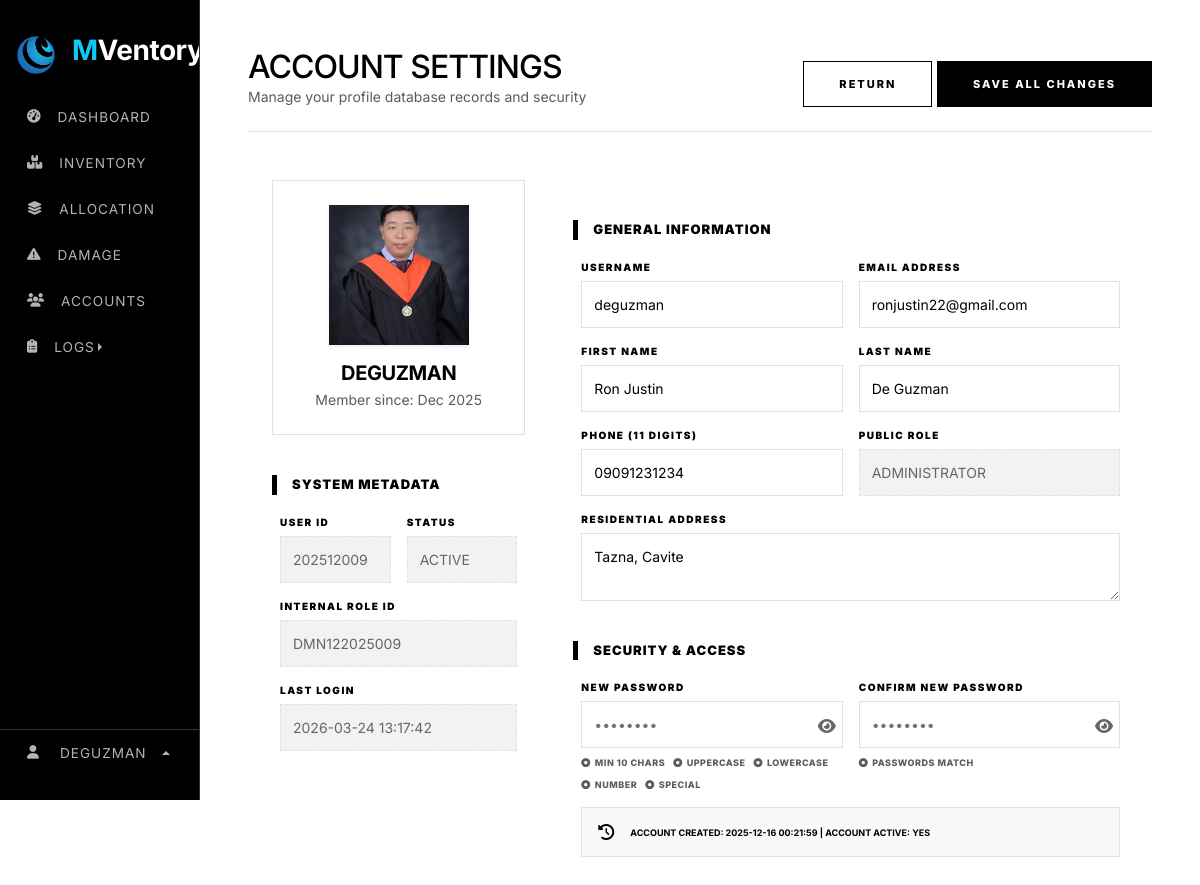
The page /web_content/edit_profile.php (signed in) on the database as committed earlier.
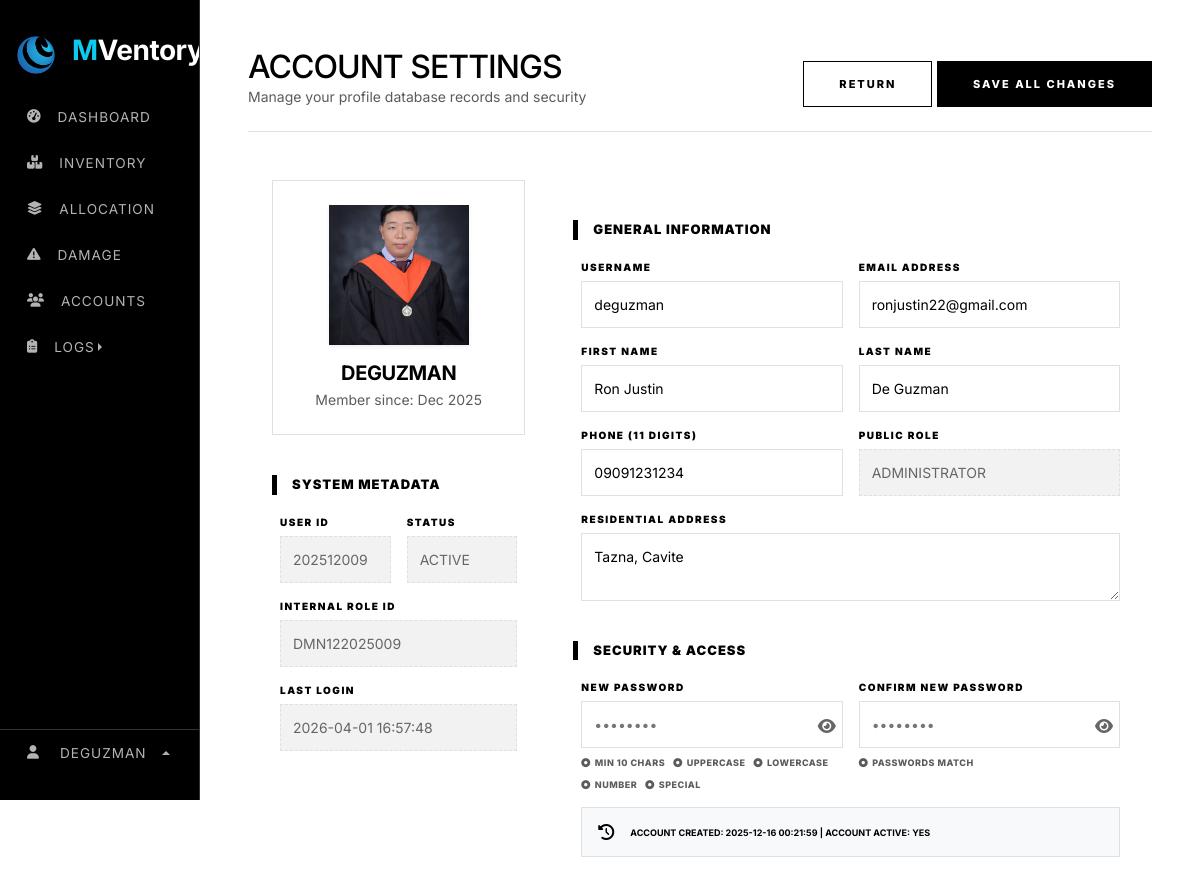
The same page on the database as committed later.
### tables this page shows
CREATE TABLE `users` (
  `user_id` int(11) NOT NULL AUTO_INCREMENT,
  `role_id` varchar(15) NOT NULL,
  `username` varchar(9999) NOT NULL,
  `first_name` varchar(100) NOT NULL,
  `last_name` varchar(100) NOT NULL,
  `phone` varchar(11) NOT NULL,
  `address` varchar(500) DEFAULT NULL,
  `role` varchar(30) NOT NULL,
  `status` varchar(20) NOT NULL DEFAULT 'active',
  `email` varchar(150) NOT NULL,
  `password` varchar(255) NOT NULL,
  `profile_image` varchar(999) NOT NULL,
  `is_active` tinyint(1) DEFAULT 1,
  `is_login` tinyint(1) NOT NULL,
  `last_login` datetime DEFAULT NULL,
  `created_at` timestamp NOT NULL DEFAULT current_timestamp(),
  `deleted_at` timestamp NULL DEFAULT NULL,
  `last_activity` datetime DEFAULT current_timestamp(),
  PRIMARY KEY (`user_id`),
  UNIQUE KEY `email` (`email`)
);

### fetch/fetch_edit_account.php (called while the page is built, shortened)
<?php
    $user_id = $_SESSION['user_id'];
    $user_query = "SELECT * FROM users WHERE user_id = $user_id";
    $user_result = $conn->query($user_query);
    $user_data = $user_result->fetch_assoc();
    if ($user_data) {
        $date_part = date("Ym", strtotime($user_data['created_at']));
        $padded_id = str_pad($user_data['user_id'], 3, "0", STR_PAD_LEFT);
        $display_user_id = $date_part . $padded_id;
    } else {
        $display_user_id = "N/A";
    }
?>

### web_content/edit_profile.php (the view, shortened to what the changed rows need)
<?php
    include "../render/connection.php";
    include "../src/cdn/cdn_links.php";
    include "../fetch/fetch_edit_account.php";
?>
<!doctype html>
<html lang="en">
<head>
    <link rel="stylesheet" href="../src/style/main_style.css">
</head>
<body>
    <div class="row g-0">
            <?php include "../nav/sidebar_nav.php"; ?>
        <div class="col">
            <div class="main-content p-5">
                <form method="POST" action="" enctype="multipart/form-data">
                    <div class="d-flex justify-content-between align-items-end mb-5 border-bottom pb-4">
                        <div>
                            <h1 class="fw-black m-0" style="font-size: 2rem; letter-spacing: -1px;">ACCOUNT SETTINGS</h1>
                        </div>
                    </div>
                    <div class="row g-5">
                        <div class="col-md-4">
                            <div class="profile-card p-4 text-center">
                                <div class="image-overlay-container shadow-sm mb-3" onclick="document.getElementById('file-upload').click();">
                                    <?php if(!empty($user_data['profile_image'])): ?>
                                        <img src="<?= $user_data['profile_image'] ?>" id="profile-display">
                                    <?php endif; ?>
                                </div>
                                <h5 class="fw-bold mb-1 mt-3"><?= strtoupper($user_data['username']) ?></h5>
                                <p class="text-muted small mb-0">Member since: <?= date('M Y', strtotime($user_data['created_at'])) ?></p>
                            </div>
                            <div class="row g-3">
                                <div class="col-6">
                                    <label class="form-label-mono">User ID</label>
                                    <input type="text" class="input-mono input-readonly" value="<?= $display_user_id ?>" readonly>
                                </div>
                                <div class="col-6">
                                    <label class="form-label-mono">Status</label>
                                    <input type="text" class="input-mono input-readonly" value="<?= strtoupper($user_data['status']) ?>" readonly>
                                </div>
                                <div class="col-12">
                                    <label class="form-label-mono">Internal Role ID</label>
                                    <input type="text" class="input-mono input-readonly" value="<?= $user_data['role_id'] ?>" readonly>
                                </div>
                                <div class="col-12">
                                    <label class="form-label-mono">Last Login</label>
                                    <input type="text" class="input-mono input-readonly" value="<?= $user_data['last_login'] ?? 'NEVER' ?>" readonly>
                                </div>
                            </div>
                        </div>
                        <div class="col-md-8">
                            <div class="row g-3">
                                <div class="col-md-6">
                                    <label class="form-label-mono">Username</label>
                                    <input type="text" name="username" class="input-mono" value="<?= htmlspecialchars($user_data['username']) ?>" required>
                                </div>
                                <div class="col-md-6">
                                    <label class="form-label-mono">Email Address</label>
                                    <input type="email" name="email" class="input-mono" value="<?= htmlspecialchars($user_data['email']) ?>" required>
                                </div>
                                <div class="col-md-6">
                                    <label class="form-label-mono">First Name</label>
                                    <input type="text" name="first_name" class="input-mono" value="<?= htmlspecialchars($user_data['first_name']) ?>" required>
                                </div>
                                <div class="col-md-6">
                                    <label class="form-label-mono">Last Name</label>
                                    <input type="text" name="last_name" class="input-mono" value="<?= htmlspecialchars($user_data['last_name']) ?>" required>
                                </div>
                                <div class="col-md-6">
                                    <label class="form-label-mono">Phone (11 Digits)</label>
                                    <input type="text" name="phone" class="input-mono" value="<?= htmlspecialchars($user_data['phone']) ?>" maxlength="11">
                                </div>
                                <div class="col-md-6">
                                    <label class="form-label-mono">Public Role</label>
                                    <input type="text" class="input-mono input-readonly" value="<?= strtoupper($user_data['role']) ?>" readonly>
                                </div>
                                <div class="col-12">
                                    <label class="form-label-mono">Residential Address</label>
                                    <textarea name="address" class="input-mono" rows="2"><?= htmlspecialchars($user_data['address']) ?></textarea>
                                </div>
                            </div>
                            <div class="row g-3">
                                <div class="col-12">
                                    <div class="p-3 border bg-light d-flex align-items-center">
                                        <i class="fa-solid fa-clock-rotate-left me-3"></i>
                                        <p class="m-0 small fw-bold text-uppercase" style="font-size: 9px;">
                                            Account Created: <?= $user_data['created_at'] ?> |
                                            Account Active: <?= $user_data['is_active'] ? 'YES' : 'NO' ?>
                                        </p>
                                    </div>
                                </div>
                            </div>
                        </div>
                    </div>
                </form>
            </div>
        </div>
    </div>
</body>
</html>

Rows that differ between the two databases and show on the page:
changed users "DEGUZMAN": last_login "2026-03-24 13:17:42" → "2026-04-01 16:57:48"
